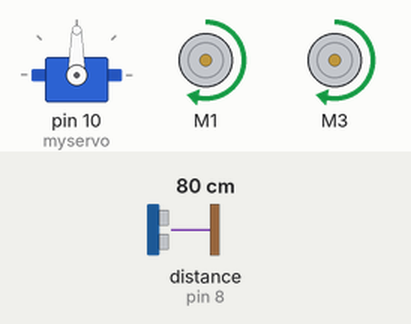
The sketch below on a simulated Arduino Uno, built with avr-gcc and run on an emulated ATmega328P. Parts: servo, 2 × DC motor (green arrow = forward, orange = backward, longer = faster). The test bench sets the inputs (shaded band); at power-on: distance to the obstacle (sensor on pin 8) 80 cm. The echo pulse lasts 58.3 µs per cm.

Above: at 1.02 s.
1.3 s: distance to the obstacle (sensor on pin 8) set to 32 cm
At 1.48 s:
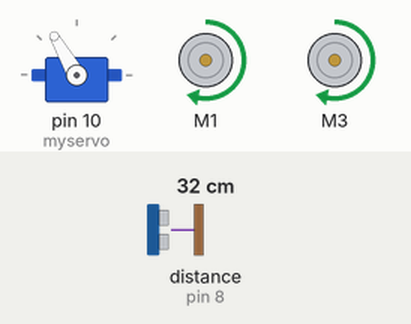
4.3 s: distance to the obstacle (sensor on pin 8) set to 27 cm
At 4.8 s:
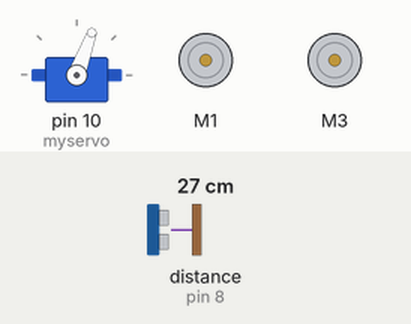
At 5.6 s:
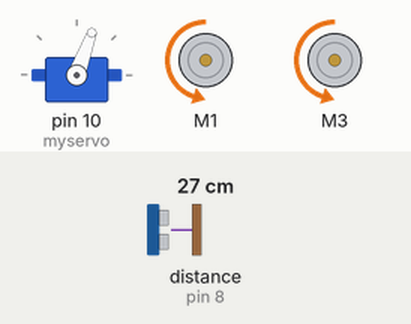
Timing chart, 0 to 13.3 s (numbered marks = the images above; inputs shaded):
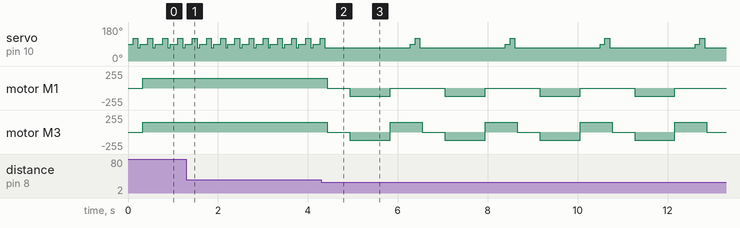

The sketch:

FinalProject.ino
```cpp
// Zheki 25.06.2020

//Including neccesary libraries
#include <Wire.h>
#include <Adafruit_MotorShield.h>
#include "utility/Adafruit_MS_PWMServoDriver.h"
#include <Servo.h>
#include <NewPing.h>

Adafruit_MotorShield AFMS = Adafruit_MotorShield();
Servo myservo;
Adafruit_DCMotor *motorRight = AFMS.getMotor(1);
Adafruit_DCMotor *motorLeft = AFMS.getMotor(3);

//Creating variables and constants
const int trigPin = 9;        //Sonar trigger pin
const int echoPin = 8;        //Sonar echo pin
const int maxDistance = 300;  //Sonar maximum distance

NewPing sonar(trigPin, echoPin, maxDistance); //Assigning values to variables for the sonar library

int distance;                 //Sonar distance variable

void setup() {
  myservo.attach(10); //Servo is attached to digital pin 10
  pinMode(trigPin, OUTPUT); // Sonar trigger pin is output
  pinMode(echoPin, INPUT); // Sonar echo pin is input
  Serial.begin(9600); // Starts the serial communication
  AFMS.begin();       //Starts the motor shield
}

void loop() {
  checkFront();                       //Checking in front of car and assigning values for distance(left and right are not definite, only increased field of view)
  int distance_front = checkFront();
  checkRight();
  int distance_right = checkRight();
  checkLeft;
  int distance_left = checkLeft();

  if (distance_left < 30 || distance_right < 30 || distance_front < 30) {   //30cm is the treshold. If any object is within 30cm in front of the car:
    stopCar();                                                              //Stop the car
    delay(500);
    backward();                                                             //Slightly move backward.
    delay(900);
    if (distance_left < distance_right) {                                   //Depending on the field of view values, turn car left or right
      right();
      delay(450);
    }
    else {
      left();
      delay(450);
    }
  }
  else {                                                                    //Otherwise the car moves forward.
    checkFront();
    forward();
  }
}

void forward() {              //Function for moving forward

  motorRight->setSpeed(150);  //PWM output (same for all movement functions)
  motorRight->run(FORWARD);   //Direction  (same for all movement functions)
  motorLeft->setSpeed(150);
  motorLeft->run(FORWARD);

}

void backward() {            //Function for moving backward

  motorRight->setSpeed(120);
  motorRight->run(BACKWARD);
  motorLeft->setSpeed(120);
  motorLeft->run(BACKWARD);

}

void right() {               //Function for turning right

  motorRight->setSpeed(150);
  motorRight->run(FORWARD);
  motorLeft->setSpeed(0);
  motorLeft->run(FORWARD);

}

void left() {                //Function for turning left

  motorRight->setSpeed(0);
  motorRight->run(FORWARD);
  motorLeft->setSpeed(150);
  motorLeft->run(FORWARD);

}

void stopCar() {             //Stops the car from moving

  motorRight->setSpeed(0);
  motorRight->run(FORWARD);
  motorLeft->setSpeed(0);
  motorLeft->run(FORWARD);

}
int checkFront() {           //Function for checking in front of the car
  myservo.write(90);         //Move servo so the sonar would look forward
  delay(50);
  checkDistance();           //Checking distance from the distance function
  return distance;

}


int checkLeft() {            //Function for checking left of the car
  myservo.write(70);
  delay(50);
  checkDistance();
  return distance;

}

int checkRight() {           //Fucntion for checking right of the car
  myservo.write(120);
  delay(50);
  checkDistance();
  return distance;


}

void checkDistance() {       //Function for checking the distance through the sonar. (Made incredibly easy thanks to the library NewPing made by Tim Eckel)
  distance = sonar.ping_cm();
  if (distance == 0)         //Sometimes the sonar misbehaves and gives a value of 0 without an object in front of the car. This fixes that problem).
    distance = maxDistance;
}
```

Measured:
- the behaviour switches between 30 and 29 cm on distance to the obstacle (sensor on pin 8) (found by bisection; images 1 and 2)
- after the input at 4.3 s, motor M1: forward 150/255 → stopped after 0.13 s, then repeats every 2.1 s: backward 120/255 0.90 s, stopped 1.2 s; motor M3: forward 150/255 → stopped after 0.13 s, then repeats every 2.1 s: backward 120/255 0.90 s, forward 150/255 0.71 s, stopped 0.50 s
- by itself, servo on pin 10 (myservo): repeats every 2.1 s: 90° 0.10 s, 120° 0.10 s, 70° 1.9 s
